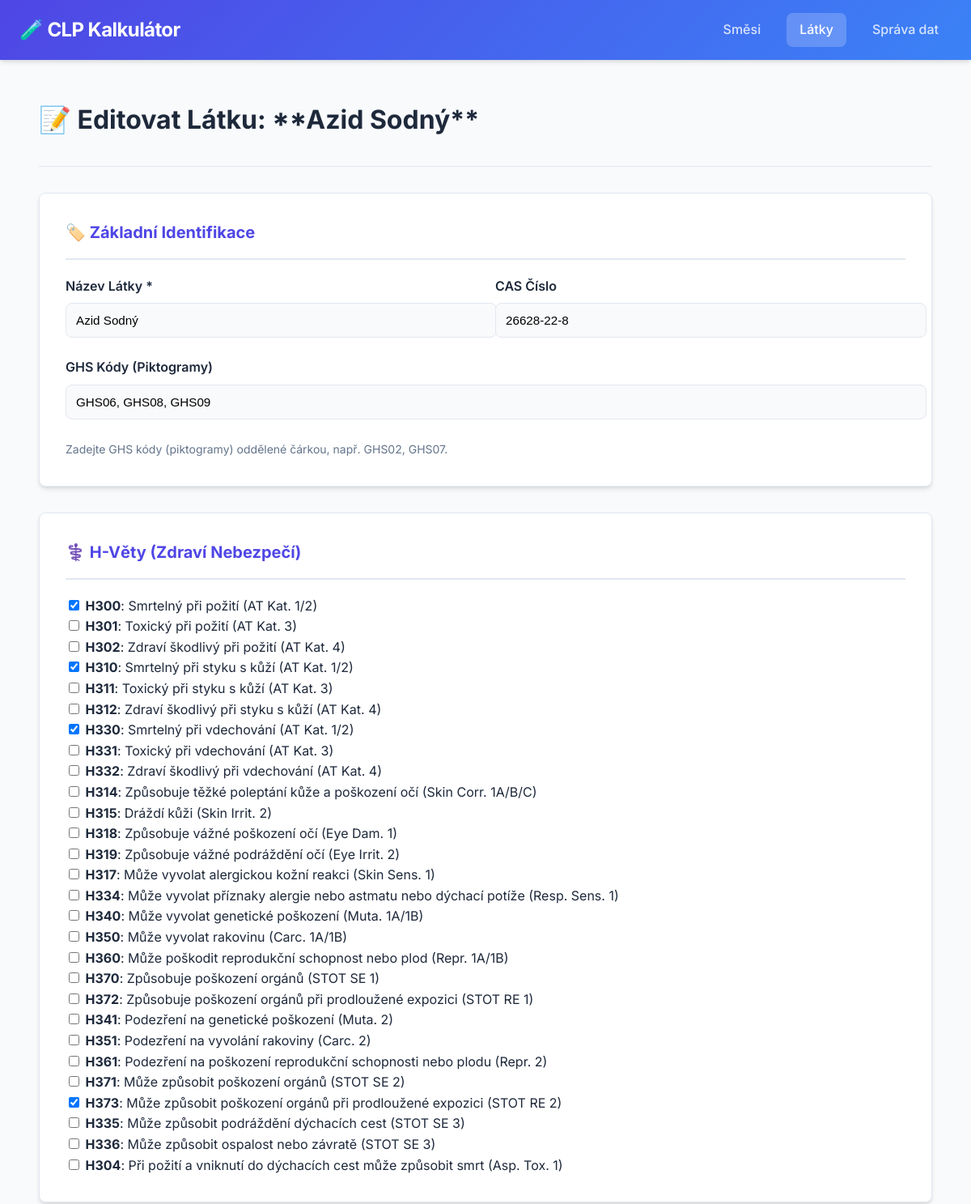
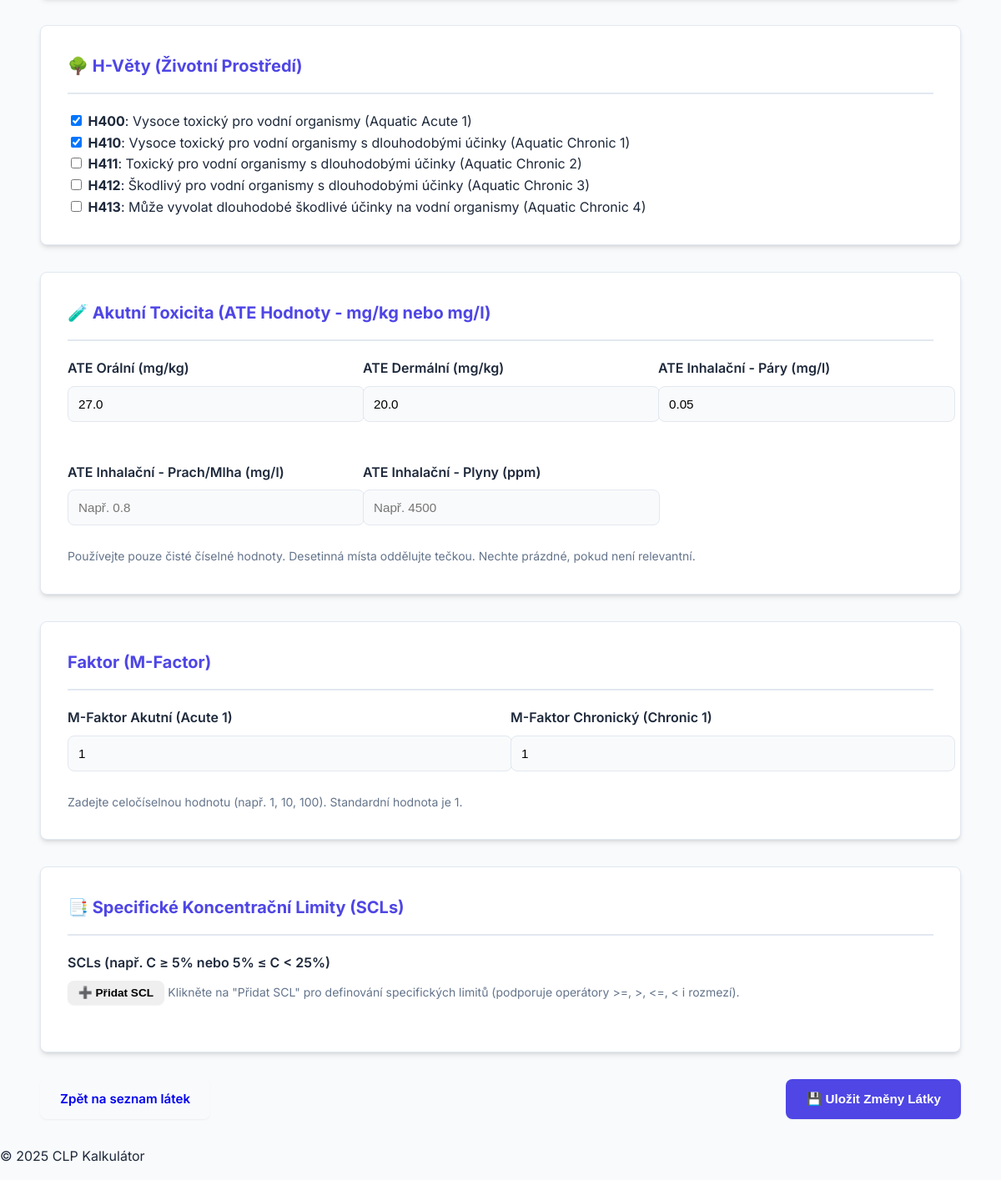
Screenshot of /substance/3/edit with the database file from the repository (2 pictures, top to bottom).
### app/models/substance.py (models this page shows, shortened)
class Substance(db.Model):
    __tablename__ = 'substance'
    id = db.Column(db.Integer, primary_key=True)
    name = db.Column(db.String(100), nullable=False, unique=True)
    cas_number = db.Column(db.String(20), nullable=True)
    ghs_codes = db.Column(db.String(100), nullable=True) # Piktogramy
    health_h_phrases = db.Column(db.Text, nullable=True)
    env_h_phrases = db.Column(db.Text, nullable=True)
    created_at = db.Column(db.DateTime, default=db.func.now())
    updated_at = db.Column(db.DateTime, default=db.func.now(), onupdate=db.func.now())
    ate_oral = db.Column(db.Float, nullable=True)
    ate_dermal = db.Column(db.Float, nullable=True)
    ate_inhalation_vapours = db.Column(db.Float, nullable=True)
    ate_inhalation_dusts_mists = db.Column(db.Float, nullable=True)
    ate_inhalation_gases = db.Column(db.Float, nullable=True)
    m_factor_acute = db.Column(db.Integer, default=1)
    m_factor_chronic = db.Column(db.Integer, default=1)
    scl_limits = db.Column(db.Text, nullable=True)
    components = db.relationship('MixtureComponent', back_populates='substance', lazy=True, cascade="all, delete-orphan")

### app/routes/substances.py (the view, shortened to what this page needs)
@substances_bp.route('/substance/<int:substance_id>/edit', methods=['GET', 'POST'])
def edit(substance_id):
    substance = db.get_or_404(Substance, substance_id)
    selected_health = [h.strip() for h in substance.health_h_phrases.split(',')] if substance.health_h_phrases else []
    selected_env = [h.strip() for h in substance.env_h_phrases.split(',')] if substance.env_h_phrases else []
    return render_template('substance_form.html',
                           substance=substance, health_h_phrases=HEALTH_H_PHRASES,
                           env_h_phrases=ENV_H_PHRASES, selected_health_h_phrases=selected_health,
                           selected_env_h_phrases=selected_env, scl_hazard_categories=SCL_HAZARD_CATEGORIES,
                           active_tab='substances')

### templates/substance_form.html (shortened to what this page needs)
{% extends "base.html" %}
{% block content %}
<div class="container mt-5">
    {% if substance and substance.id %}
    <h1>📝 Editovat Látku: **{{ substance.name }}**</h1>
    {% else %}
    <h1>➕ Přidat Novou Látku</h1>
    {% endif %}
    <hr>
    <form method="POST"
        action="{{ url_for('substances.edit', substance_id=substance.id) if substance and substance.id else url_for('substances.create') }}">
        <div class="form-card mb-4">
            <h3>🏷️ Základní Identifikace</h3>
            <div class="group-grid">
                <div class="form-group">
                    <label for="name">Název Látky <span class="text-danger">*</span></label>
                    <input type="text" id="name" name="name"
                        value="{{ request.form.get('name') or (substance.name if substance else '') }}" required
                        placeholder="Např. Ethanol">
                </div>
                <div class="form-group">
                    <label for="cas_number">CAS Číslo</label>
                    <input type="text" id="cas_number" name="cas_number"
                        value="{{ request.form.get('cas_number') or (substance.cas_number if substance else '') }}"
                        placeholder="Např. 64-17-5">
                </div>
            </div>
            <div class="form-group mt-3">
                <label for="ghs_codes">GHS Kódy (Piktogramy)</label>
                <input type="text" id="ghs_codes" name="ghs_codes"
                    value="{{ request.form.get('ghs_codes') or (substance.ghs_codes if substance else '') }}"
                    placeholder="Např. GHS02, GHS07 (oddělte čárkou)">
            </div>
            <small class="hint mt-2">Zadejte GHS kódy (piktogramy) oddělené čárkou, např. GHS02, GHS07.</small>
        </div>
        <div class="form-card mb-4">
            <h3>⚕️ H-Věty (Zdraví Nebezpečí)</h3>
            <div class="checkbox-group">
                {% for code, description in health_h_phrases.items() %}
                <div class="form-check">
                    <input class="form-check-input" type="checkbox" name="health_h_phrases" value="{{ code }}"
                        id="health_{{ code }}" {% if code in selected_health_h_phrases %}checked{% endif %}>
                    <label class="form-check-label" for="health_{{ code }}">
                        <strong>{{ code }}</strong>: {{ description }}
                    </label>
                </div>
                {% endfor %}
            </div>
        </div>
        <div class="form-card mb-4">
            <h3>🌳 H-Věty (Životní Prostředí)</h3>
            <div class="checkbox-group">
                {% for code, description in env_h_phrases.items() %}
                <div class="form-check">
                    <input class="form-check-input" type="checkbox" name="env_h_phrases" value="{{ code }}"
                        id="env_{{ code }}" {% if code in selected_env_h_phrases %}checked{% endif %}>
                    <label class="form-check-label" for="env_{{ code }}">
                        <strong>{{ code }}</strong>: {{ description }}
                    </label>
                </div>
                {% endfor %}
            </div>
        </div>
        <div class="form-card mb-4">
            <h3>🧪 Akutní Toxicita (ATE Hodnoty - mg/kg nebo mg/l)</h3>
            <div class="group-grid">
                <div class="form-group">
                    <label for="ate_oral">ATE Orální (mg/kg)</label>
                    <input type="number" step="0.01" min="0" id="ate_oral" name="ate_oral"
                        value="{{ request.form.get('ate_oral') or (substance.ate_oral if substance.ate_oral is not none else '') }}"
                        placeholder="Např. 300">
                </div>
                <div class="form-group">
                    <label for="ate_dermal">ATE Dermální (mg/kg)</label>
                    <input type="number" step="0.01" min="0" id="ate_dermal" name="ate_dermal"
                        value="{{ request.form.get('ate_dermal') or (substance.ate_dermal if substance.ate_dermal is not none else '') }}"
                        placeholder="Např. 1100">
                </div>
                <div class="form-group">
                    <label for="ate_inhalation_vapours">ATE Inhalační - Páry (mg/l)</label>
                    <input type="number" step="0.01" min="0" id="ate_inhalation_vapours" name="ate_inhalation_vapours"
                        value="{{ request.form.get('ate_inhalation_vapours') or (substance.ate_inhalation_vapours if substance.ate_inhalation_vapours is not none else '') }}"
                        placeholder="Např. 15.0">
                </div>
                <div class="form-group">
                    <label for="ate_inhalation_dusts_mists">ATE Inhalační - Prach/Mlha (mg/l)</label>
                    <input type="number" step="0.01" min="0" id="ate_inhalation_dusts_mists"
                        name="ate_inhalation_dusts_mists"
                        value="{{ request.form.get('ate_inhalation_dusts_mists') or (substance.ate_inhalation_dusts_mists if substance.ate_inhalation_dusts_mists is not none else '') }}"
                        placeholder="Např. 0.8">
                </div>
                <div class="form-group">
                    <label for="ate_inhalation_gases">ATE Inhalační - Plyny (ppm)</label>
                    <input type="number" step="1" min="0" id="ate_inhalation_gases" name="ate_inhalation_gases"
                        value="{{ request.form.get('ate_inhalation_gases') or (substance.ate_inhalation_gases if substance.ate_inhalation_gases is not none else '') }}"
                        placeholder="Např. 4500">
                </div>
            </div>
            <small class="hint mt-2">Používejte pouze čisté číselné hodnoty. Desetinná místa oddělujte tečkou. Nechte
                prázdné, pokud není relevantní.</small>
        </div>
        <div class="form-card mb-4">
            <h3> Faktor (M-Factor)</h3>
            <div class="group-grid">
                <div class="form-group">
                    <label for="m_factor_acute">M-Faktor Akutní (Acute 1)</label>
                    <input type="number" step="1" min="1" id="m_factor_acute" name="m_factor_acute"
                        value="{{ request.form.get('m_factor_acute') or (substance.m_factor_acute if substance and substance.m_factor_acute is not none else 1) }}"
                        placeholder="Např. 10">
                </div>
                <div class="form-group">
                    <label for="m_factor_chronic">M-Faktor Chronický (Chronic 1)</label>
                    <input type="number" step="1" min="1" id="m_factor_chronic" name="m_factor_chronic"
                        value="{{ request.form.get('m_factor_chronic') or (substance.m_factor_chronic if substance and substance.m_factor_chronic is not none else 1) }}"
                        placeholder="Např. 10">
                </div>
            </div>
            <small class="hint mt-2">Zadejte celočíselnou hodnotu (např. 1, 10, 100). Standardní hodnota je 1.</small>
        </div>
        <div class="form-card mb-4">
            <h3>📑 Specifické Koncentrační Limity (SCLs)</h3>
            <div class="form-group" id="scl_form_group">
                <label for="scl_data">SCLs (např. C ≥ 5% nebo 5% ≤ C < 25%)</label>
                        <button type="button" id="add_scl_button" class="button button-secondary button-small mt-2">➕
                            Přidat SCL</button>
                        <small class="hint mt-2">Klikněte na "Přidat SCL" pro definování specifických limitů (podporuje
                            operátory >=, >, <=, < i rozmezí).</small>
            </div>
        </div>
        <div class="d-flex justify-content-between mt-4">
            <a href="{{ url_for('substances.index') }}" class="button">Zpět na seznam látek</a>
            <button type="submit" class="button button-primary">
                {% if substance and substance.id %}
                💾 Uložit Změny Látky
                {% else %}
                ✅ Vytvořit Látku
                {% endif %}
            </button>
        </div>
    </form>
</div>
{% endblock %}

### static/style.css (style rules this page uses)
:root { --primary-color: #4f46e5; --primary-hover: #4338ca; --secondary-color: #64748b; --success-color: #10b981; --danger-color: #ef4444; --warning-color: #f59e0b; --background-color: #f8fafc; --card-bg: #ffffff; --text-main: #1e293b; --text-muted: #64748b; --border-color: #e2e8f0; --shadow-sm: 0 1px 2px 0 rgb(0 0 0 / 0.05); --shadow-md: 0 4px 6px -1px rgb(0 0 0 / 0.1), 0 2px 4px -2px rgb(0 0 0 / 0.1); --shadow-lg: 0 10px 15px -3px rgb(0 0 0 / 0.1), 0 4px 6px -4px rgb(0 0 0 / 0.1); --radius: 0.5rem; }
body { font-family: 'Inter', system-ui, -apple-system, sans-serif; background-color: var(--background-color); color: var(--text-main); margin: 0; padding: 0; line-height: 1.6; -webkit-font-smoothing: antialiased; }
.container { max-width: 1200px; margin: 2rem auto; padding: 0 1.5rem; }
.form-card { background: var(--card-bg); border-radius: var(--radius); padding: 2rem; box-shadow: var(--shadow-md); margin-bottom: 2rem; border: 1px solid var(--border-color); }
.form-card h3 { margin-top: 0; border-bottom: 2px solid var(--border-color); padding-bottom: 1rem; color: var(--primary-color); font-size: 1.25rem; }
.form-group { margin-bottom: 1.5rem; }
.form-group label { display: block; margin-bottom: 0.5rem; font-weight: 600; color: var(--text-main); }
.form-group input[type="text"], .form-group input[type="number"], .form-group textarea, .form-group select { width: 100%; padding: 0.75rem; border: 1px solid var(--border-color); border-radius: var(--radius); font-size: 0.95rem; transition: all 0.2s; background-color: #f9fafb; }
.hint { font-size: 0.875rem; color: var(--text-muted); margin-top: 0.25rem; }
.group-grid { display: grid; grid-template-columns: repeat(auto-fit, minmax(250px, 1fr)); gap: 1.5rem; }
.button { display: inline-flex; align-items: center; justify-content: center; padding: 0.75rem 1.5rem; border-radius: var(--radius); font-weight: 600; font-size: 0.95rem; text-align: center; text-decoration: none; cursor: pointer; border: none; transition: all 0.2s; box-shadow: var(--shadow-sm); }
.button-primary { background-color: var(--primary-color); color: white; }
.button-small { padding: 0.4rem 0.8rem; font-size: 0.85rem; }
hr { border: 0; border-top: 1px solid var(--border-color); margin: 2rem 0; }
.d-flex { display: flex !important; }
.justify-content-between { justify-content: space-between !important; }
.mt-5 { margin-top: 3rem !important; }

### rows the page displays
Substance: name "Azid Sodný", cas_number "26628-22-8", ghs_codes "GHS06, GHS08, GHS09", ate_oral "27.0", ate_dermal "20.0", ate_inhalation_vapours "0.05", m_factor_acute "1", m_factor_chronic "1"

### other values shown
{{ code }} "H300" "H301" "H302" "H310" "H311" "H312" "H330" "H331" "H332" "H314" "H315" "H318" "H319" "H317" "H334" "H340" "H350" "H360" "H370" "H372" "H341" "H351" "H361" "H371" "H373" "H335" "H336" "H304"
{{ description }} "Smrtelný při požití (AT Kat. 1/2)" "Toxický při požití (AT Kat. 3)" "Zdraví škodlivý při požití (AT Kat. 4)" "Smrtelný při styku s kůží (AT Kat. 1/2)" "Toxický při styku s kůží (AT Kat. 3)" "Zdraví škodlivý při styku s kůží (AT Kat. 4)" "Smrtelný při vdechování (AT Kat. 1/2)" "Toxický při vdechování (AT Kat. 3)" "Zdraví škodlivý při vdechování (AT Kat. 4)" "Způsobuje těžké poleptání kůže a poškození očí (Skin Corr. 1A/B/C)" "Dráždí kůži (Skin Irrit. 2)" "Způsobuje vážné poškození očí (Eye Dam. 1)" "Způsobuje vážné podráždění očí (Eye Irrit. 2)" "Může vyvolat alergickou kožní reakci (Skin Sens. 1)" "Může vyvolat příznaky alergie nebo astmatu nebo dýchací potíže (Resp. Sens. 1)" "Může vyvolat genetické poškození (Muta. 1A/1B)" "Může vyvolat rakovinu (Carc. 1A/1B)" "Může poškodit reprodukční schopnost nebo plod (Repr. 1A/1B)" "Způsobuje poškození orgánů (STOT SE 1)" "Způsobuje poškození orgánů při prodloužené expozici (STOT RE 1)" "Podezření na genetické poškození (Muta. 2)" "Podezření na vyvolání rakoviny (Carc. 2)" "Podezření na poškození reprodukční schopnosti nebo plodu (Repr. 2)" "Může způsobit poškození orgánů (STOT SE 2)" "Může způsobit poškození orgánů při prodloužené expozici (STOT RE 2)" "Může způsobit podráždění dýchacích cest (STOT SE 3)" "Může způsobit ospalost nebo závratě (STOT SE 3)" "Při požití a vniknutí do dýchacích cest může způsobit smrt (Asp. Tox. 1)"
{{ code }} "H400" "H410" "H411" "H412" "H413"
{{ description }} "Vysoce toxický pro vodní organismy (Aquatic Acute 1)" "Vysoce toxický pro vodní organismy s dlouhodobými účinky (Aquatic Chronic 1)" "Toxický pro vodní organismy s dlouhodobými účinky (Aquatic Chronic 2)" "Škodlivý pro vodní organismy s dlouhodobými účinky (Aquatic Chronic 3)" "Může vyvolat dlouhodobé škodlivé účinky na vodní organismy (Aquatic Chronic 4)"
